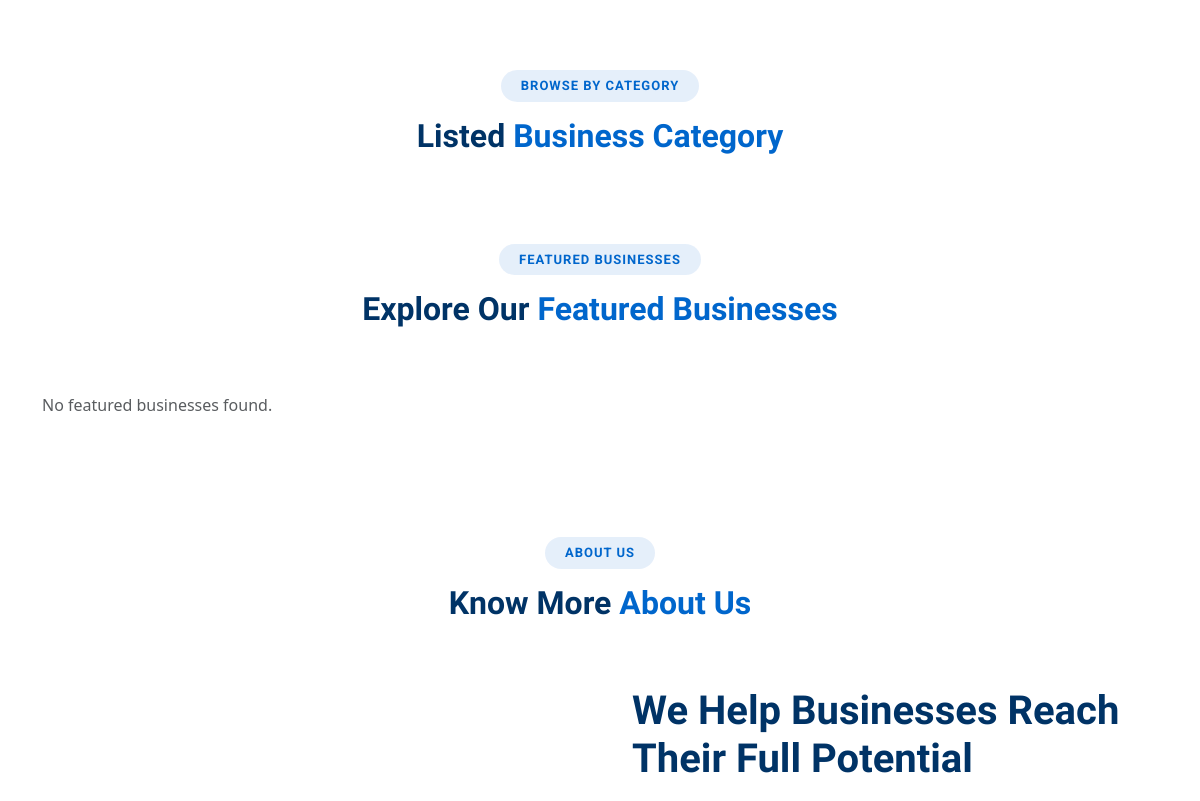
The page /bizDir/home/ (middle part) on the database as committed earlier.
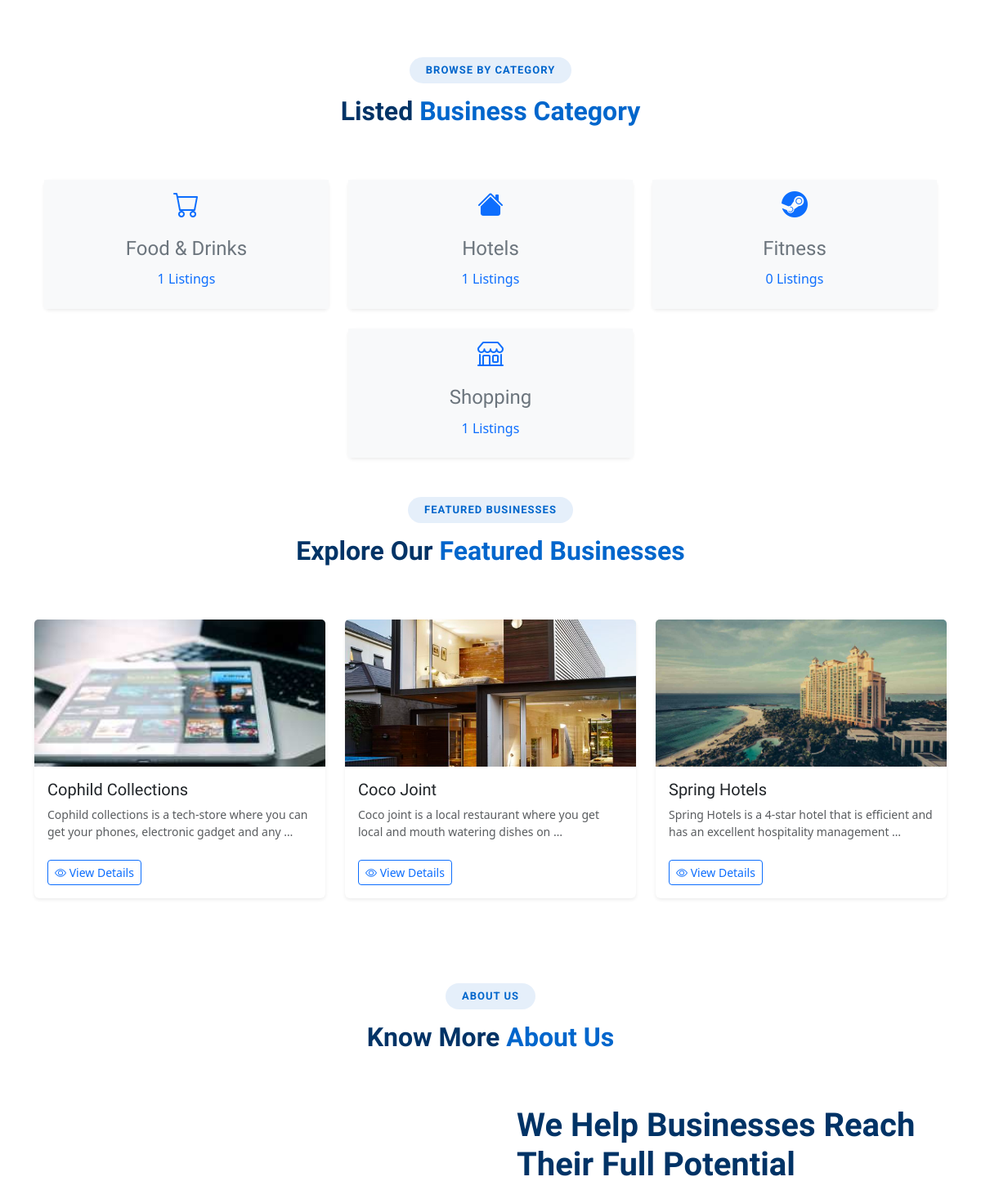
The same page on the database as committed later.
### bizDir/models.py (models this page shows, shortened)
class BusinessCategory(models.Model):
    name = models.CharField(max_length=100)
    icon = models.CharField(max_length=50, blank=True)  # For frontend display

class Business(models.Model):
    STATUS_CHOICES = [
        ('active', 'Active'),
        ('pending', 'Pending'),
        ('inactive', 'Inactive'),
    ]
    name = models.CharField(max_length=200)
    slug = models.SlugField(unique=True, blank=True) # Added this part
    owner = models.ForeignKey(User, on_delete=models.CASCADE, related_name='owned_businesses')
    description = models.TextField()
    address = models.CharField(max_length=255)
    city = models.CharField(max_length=100)
    state = models.CharField(max_length=100)
    country = models.CharField(max_length=100, default='Nigeria')
    phone = models.CharField(max_length=20)
    email = models.EmailField()
    website = models.URLField(blank=True)
    categories = models.ManyToManyField(BusinessCategory, related_name='businesses')
    featured = models.BooleanField(default=False)
    promoted_until = models.DateField(null=True, blank=True) # Added this part
    established_date = models.DateField(null=True, blank=True)
    logo = models.ImageField(upload_to='business_logos/', null=True, blank=True)
    is_active = models.BooleanField(default=True) # Added this part
    views = models.PositiveBigIntegerField(default=0) # Added this part
    status = models.CharField(max_length=10, choices=STATUS_CHOICES, default='pending')

### bizDir/views.py (the view)
# urls.py: path('home/', homepage, name='homepage'),
def homepage(request: HttpRequest):
    query = request.GET.get("q", "")
    category_id = request.GET.get("category")
    businesses = Business.objects.filter(featured=True, is_active=True).select_related("owner").prefetch_related("categories")
    if not businesses.exists():
        businesses = Business.objects.filter(is_active=True).select_related("owner").prefetch_related("categories")
    if query:
        businesses = businesses.filter(
            Q(name__icontains=query) | Q(description__icontains=query)
        )
    if category_id:
        businesses = businesses.filter(categories__id=category_id)
    categories = BusinessCategory.objects.annotate(
        business_count = Count("businesses", filter=Q(businesses__is_active=True))
    )
    context = {
        "businesses": businesses,
        "query": query,
        "categories": categories,
    }
    return render(request, "user/index.html", context)

### bizDir/templates/user/index.html (shortened to what this page needs)
{% extends "base.html" %}
{% load static %}
{% block content %}
<div class="container py-4">
  <div class="container my-5">
      <div class="container section-title" data-aos="fade-up">
        <h2>Browse by Category</h2>
        <div><span>Listed</span> <span class="description-title">Business Category</span></div>
      </div>
    <div class="row row-cols-1 row-cols-sm-2 row-cols-md-3 g-4 justify-content-center">
      {% for category in categories %}
      <div class="col">
        <div class="card text-center shadow-sm h-100">
          <a href="{% url 'search' %}?category={{ category.id }}" style="text-decoration: none;">
          <div class="card-body category-tag">
              <div class="mb-3 text-primary">
                <i class="{{ category.icon }} category-icon"></i>
              </div>
              <h5 class="category-name">{{ category.name }}</h5>
              <p class="category-count">{{ category.business_count }} Listings</p>
          </div>
          </a>
        </div>
      </div>
      {% endfor %}
    </div>
  </div>
      <div class="container section-title" data-aos="fade-up">
        <h2>Featured Businesses</h2>
        <div><span>Explore Our</span> <span class="description-title">Featured Businesses</span></div>
      </div>
    {% if businesses %}
      <div class="row row-cols-1 row-cols-md-3 g-4">
        {% for business in businesses %}
          <div class="col">
            <div class="card h-100 shadow-sm border-0">
              {% if business.logo %}
                <img src="{{ business.logo.url }}" class="card-img-top" alt="{{ business.name }}" style="max-height: 180px; object-fit: cover;">
              {% else %}
                <img src="{% static 'img/default-logo1.png' %}" class="card-img-top" alt="Default Logo" style="max-height: 180px; object-fit: cover;">
              {% endif %}
              <div class="card-body">
                <h5 class="card-title">{{ business.name }}</h5>
                <p class="card-text text-muted small">{{ business.description|truncatewords:15 }}</p>
                <a href="{% url 'business_detail' business.slug %}" class="btn btn-sm btn-outline-primary mt-2">
                  <i class="bi bi-eye"></i> View Details
                </a>
              </div>
            </div>
          </div>
        {% endfor %}
      </div>
    {% else %}
      <p class="text-muted">No featured businesses found.</p>
    {% endif %}
  </div>
    <section id="about" class="about section">
      <div class="container section-title" data-aos="fade-up">
        <h2>About Us</h2>
        <div><span>Know More</span> <span class="description-title">About Us</span></div>
      </div>
      <div class="container" data-aos="fade-up" data-aos-delay="100">
        <div class="row align-items-center">
          <div class="col-lg-6" data-aos="fade-up" data-aos-delay="300">
            <div class="about-content">
              <h2>We Help Businesses Reach Their Full Potential</h2>
            </div>
          </div>
        </div>
      </div>
    </section>
{% endblock %}

Rows that differ between the two databases and show on the page:
added BusinessCategory: name "Food & Drinks", business_count "1"
added BusinessCategory: name "Hotels", business_count "1"
added BusinessCategory: name "Fitness", business_count "0"
added BusinessCategory: name "Shopping", business_count "1"
added Business: logo (picture), name "Cophild Collections", description "Cophild collections is a tech-store where you can get your phones, electronic gadget and any …"
added Business: logo (picture), name "Coco Joint", description "Coco joint is a local restaurant where you get local and mouth watering dishes on …"
added Business: logo (picture), name "Spring Hotels", description "Spring Hotels is a 4-star hotel that is efficient and has an excellent hospitality management …"
Other text that changed with them:
text no longer shown: "No featured businesses found."
